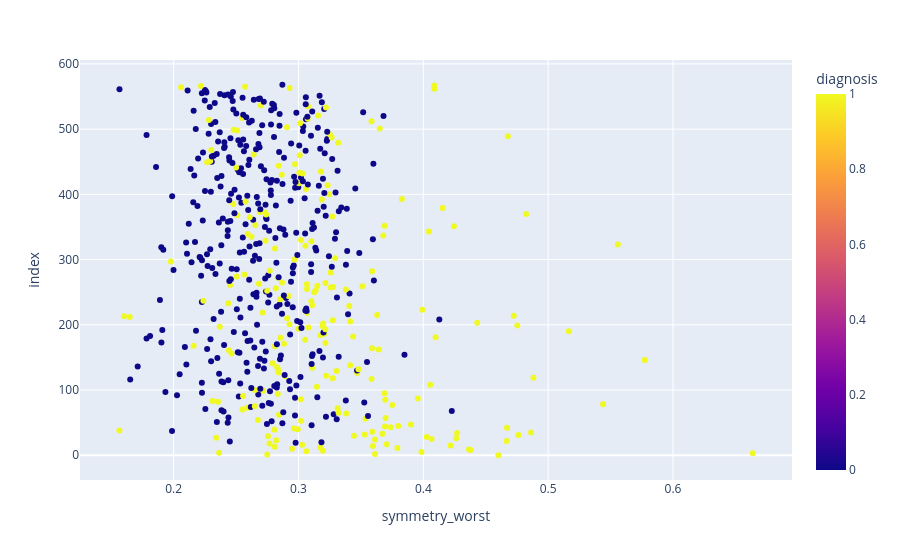

Here is the notebook cell this chart was saved with:
### Code cell
px.scatter(data_frame=data, x = 'symmetry_worst', color='diagnosis')

### Figure 1 — Plotly figure (JSON) as saved in the notebook; plotly's stock layout.template omitted (floating-point values rounded to 4 significant figures; data arrays with more than 128 entries replaced by an {"elided": "..."} marker saying what was removed)
{"data": [{"hovertemplate": "symmetry_worst=%{x}<br>index=%{y}<br>diagnosis=%{marker.color}<extra></extra>", "legendgroup": "", "marker": {"color": {"elided": "569 int values"}, "coloraxis": "coloraxis", "symbol": "circle"}, "mode": "markers", "name": "", "orientation": "h", "showlegend": false, "type": "scatter", "x": {"elided": "569 float values"}, "xaxis": "x", "y": {"elided": "569 int values"}, "yaxis": "y"}], "layout": {"coloraxis": {"colorbar": {"title": {"text": "diagnosis"}}, "colorscale": [[0, "#0d0887"], [0.1111, "#46039f"], [0.2222, "#7201a8"], [0.3333, "#9c179e"], [0.4444, "#bd3786"], [0.5556, "#d8576b"], [0.6667, "#ed7953"], [0.7778, "#fb9f3a"], [0.8889, "#fdca26"], [1, "#f0f921"]]}, "legend": {"tracegroupgap": 0}, "margin": {"t": 60}, "xaxis": {"anchor": "y", "domain": [0, 1], "title": {"text": "symmetry_worst"}}, "yaxis": {"anchor": "x", "domain": [0, 1], "title": {"text": "index"}}}}
